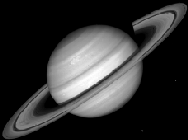
#> input picture ModelingSystems/Lab_2/x1.bmp, 188 x 140 px
$ python main.py
#> lines starting #> are read from the running program, lines starting #| are printed output that depends on the picture; pictures that were not available may be replaced by others from this repository, and a replacement may not be noted
import numpy as np
from matplotlib import image

import matplotlib.pyplot as plt
import matplotlib
matplotlib.use('TkAgg')

input_image = np.array(image.imread('x1.bmp'))
#> input_image is the input picture: shape (140, 188); min 0, max 255, mean 50.5
output_image = np.array(image.imread('y6.bmp'))
EPS = 1e-12
DELTA = 1e-8


def evaluate_approximation(matrix, delta):
    e = np.identity(matrix.shape[0])
    return np.dot(
        matrix.T,
        np.linalg.inv(np.dot(matrix, matrix.T) + (delta ** 2) * e)
    )


def moore_penrose_method(matrix, start_delta=DELTA, eps=EPS):
#> called with start_delta = 1e-08, eps = 1e-12
    np_matrix = np.array(matrix, float)
    result = evaluate_approximation(np_matrix, start_delta)
    current_delta = start_delta

    while True:
        current_delta /= 2
        prev_result = result
        result = evaluate_approximation(np_matrix, current_delta)

        if np.linalg.norm(result - prev_result) <= eps: # Frobenius norm
            break
#> after the loop, current_delta = 5e-09

    return result


def greville_method(matrix):
    np_matrix = np.array(matrix, float)
    current_a = np_matrix[0:1]
    result = np.zeros_like(current_a.T)
#> result = 188 values from 0 to 0

    if np.count_nonzero(current_a[0] != 0):
        result = current_a.T / np.dot(current_a, current_a.T)

    n = np_matrix.shape[0]
#> n = 140

    for i in range(1, n):
        current_a = matrix[i:i + 1]
        z = np.identity(result.shape[0]) - np.dot(result, np_matrix[:i])
        r = np.dot(result, result.T)
        cond_expr = np.dot(np.dot(current_a, z), current_a.T)

        if np.count_nonzero(cond_expr) == 1:
            row_to_add = np.dot(z, current_a.T) / cond_expr
        else:
            row_to_add = np.dot(r, current_a.T) / (1 + np.dot(np.dot(current_a, r), current_a.T))

        result -= np.dot(row_to_add, np.dot(current_a, result))
        result = np.concatenate((result, row_to_add), axis=1)
#> this loop made 139 passes
#> cond_expr on passes 1 to 12: [6], [83], [16787], [12627.7], [23316.6], [7294.9], [6027.3], [5599.1], [3339.1], [18940.9], [7381], [8763]
#> pass 1, in greville_method, `z = np.identity(result.shape[0]) - np.dot(result, np_matrix[:i])`:
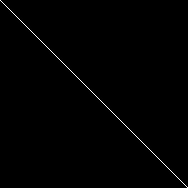
#> z: shape (188, 188) float64; values 0 (black) and 1 (white), 0.53% white in thin lines or dots
#> pass 2, in greville_method, `z = np.identity(result.shape[0]) - np.dot(result, np_matrix[:i])`:
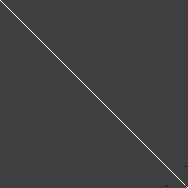
#> z: shape (188, 188) float64; min -0.333, max 1, mean 0.00524; drawn with min black and max white
#> after the loop:
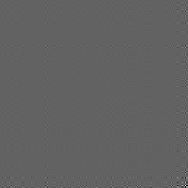
#> r: shape (188, 188) float64; min -0.24, max 0.382, mean 7.83e-07; drawn with min black and max white

    return result


def check_pseudoinverse_matrix(matrix, pseudoinverse):
    assert np.dot(np.dot(matrix, pseudoinverse), matrix).all() == matrix.all()
    assert np.dot(np.dot(pseudoinverse, matrix), pseudoinverse).all() == pseudoinverse.all()
    assert np.allclose(np.dot(matrix, pseudoinverse), np.dot(matrix, pseudoinverse).T)
    assert np.allclose(np.dot(pseudoinverse, matrix), np.dot(pseudoinverse, matrix).T)


pseudoinverse_moore_penrouse = moore_penrose_method(input_image, DELTA)
pseudoinverse_greville = greville_method(input_image)

check_pseudoinverse_matrix(input_image, pseudoinverse_moore_penrouse)
check_pseudoinverse_matrix(input_image, pseudoinverse_greville)

operator_moore_penrose = np.dot(output_image, pseudoinverse_moore_penrouse)
operator_greville = np.dot(output_image, pseudoinverse_greville)

plt.imshow(input_image, 'gray')
plt.show()
plt.imshow(output_image, 'gray')
plt.show()
plt.imshow(np.dot(operator_moore_penrose, input_image), 'gray')
plt.show()
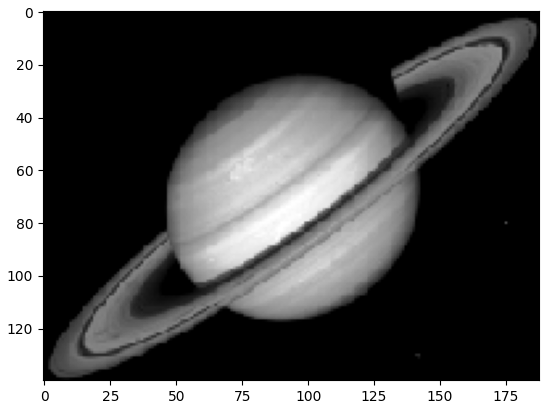
#> figure drawn by matplotlib, 1 panel
plt.imshow(np.dot(operator_greville, input_image), 'gray')
plt.show()
